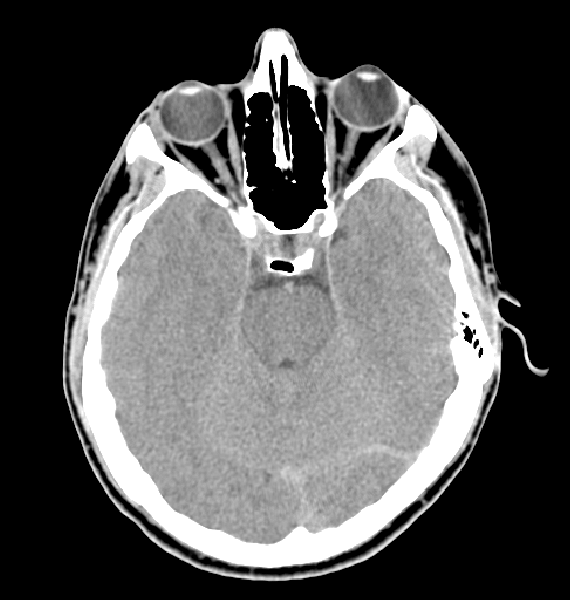
#> input picture Edge Detection/headCT.tif, 570 x 600 px
$ jupyter execute --allow-errors 'Edge Detection.ipynb'
#> lines starting #> are read from the running program, lines starting #| are printed output that depends on the picture; after the words box and inside, x2 and y2 are one past the last pixel; in counts of white or black regions, pixels touching at a corner belong together
# <span style='background:black'><span style='color:Cyan'> <span style='font-family:"Times New Roman"'>Edge Detection

# <span style='font-family:"Times New Roman"'> Loading Required Modules:

[cell 1]
from sklearn.preprocessing import Binarizer
import matplotlib.image as mpimg
import matplotlib.pyplot as plt
import scipy.ndimage as ndimage
from skimage import feature
import numpy as np

#  <span style='font-family:"Times New Roman"'> Reading Image:

[cell 2]
A = mpimg.imread('headCT.tif')
#> A is the input picture: shape (600, 570); min 0, max 255, mean 84.7
A = A/255    #Scaling to [0,1]

[cell 3]
fig = plt.figure(figsize=(8, 8))
img=plt.imshow(A,cmap='gray')
plt.axis('off')
plt.colorbar()
plt.title('Original Image (Scaled)', fontsize = 16)
plt.show()
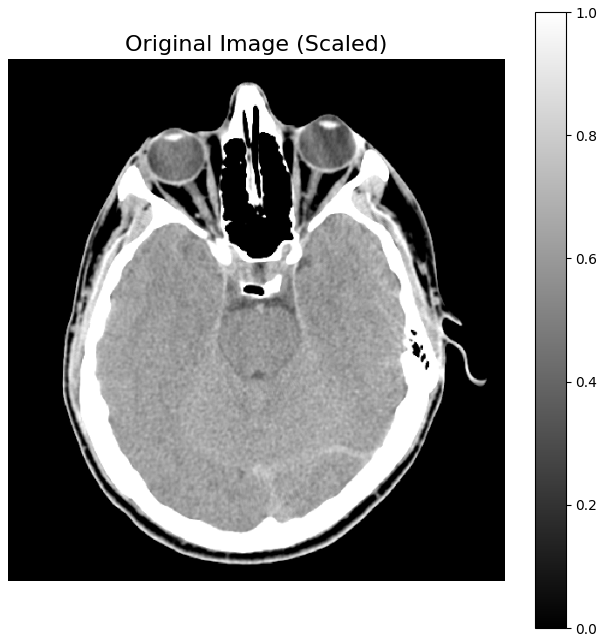
#> figure drawn by matplotlib, 2 panels

# <span style='font-family:"Times New Roman"'> Smoothing Image:

[cell 4]
h_ave = np.ones((5,5)) / 25
A_smoothed = ndimage.convolve(A, h_ave)
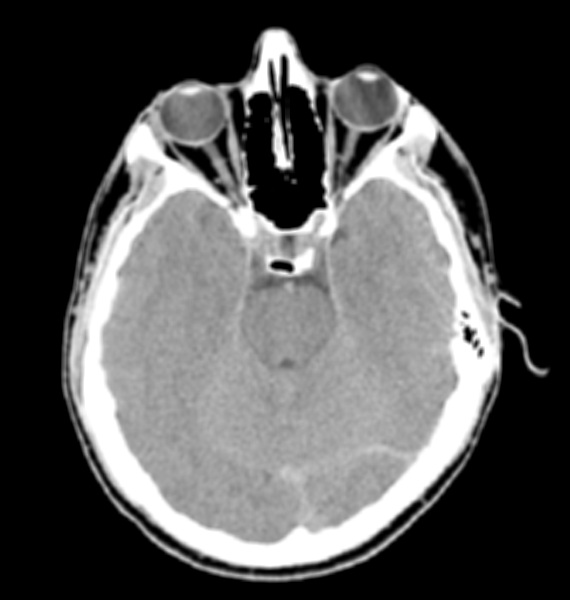
#> A_smoothed: shape (600, 570) float64; min 0, max 1, mean 0.332

[cell 5]
fig = plt.figure(figsize=(8, 8))
img=plt.imshow(A_smoothed,cmap='gray')
plt.axis('off')
plt.title('A_smoothed', fontsize = 16)
plt.show()

#  <span style='font-family:"Times New Roman"'> Smoothing with Sobel Masks :

[cell 6]
sobel_horiz = np.array([[-1, -2, -1],[0, 0, 0],[1, 2, 1]])
sobel_vert = np.array([[-1, 0, 1],[-2, 0, 2],[-1, 0, 1]])

[cell 7]
gx = ndimage.convolve(A_smoothed, sobel_horiz)
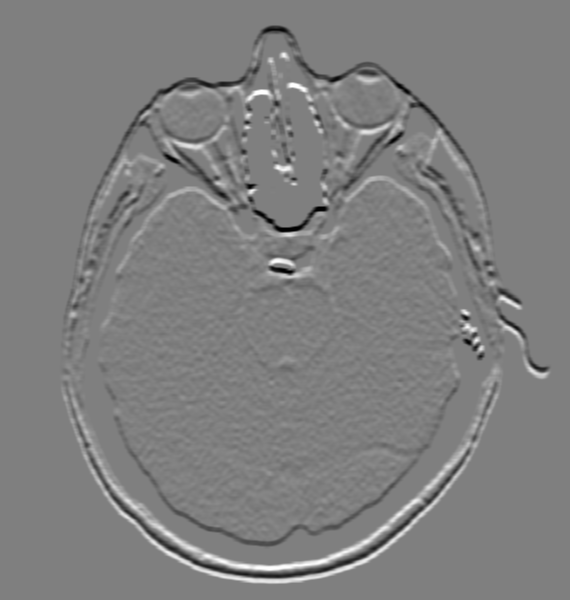
#> gx: shape (600, 570) float64; min -1.6, max 1.6, mean 1.2e-17; drawn with min black and max white
gy = ndimage.convolve(A_smoothed, sobel_vert)
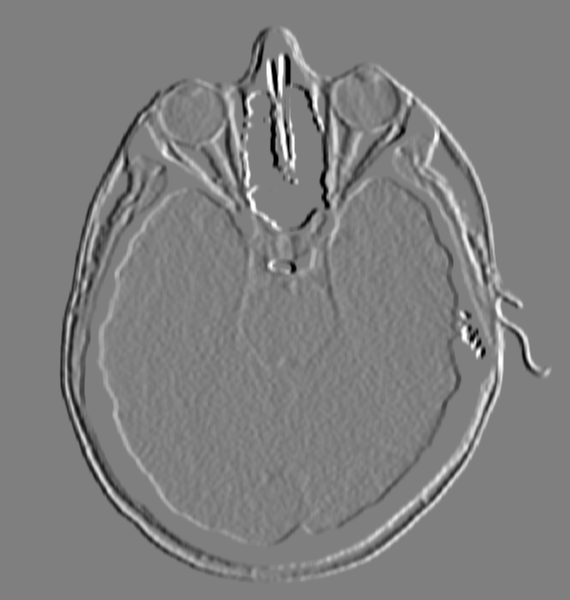
#> gy: shape (600, 570) float64; min -1.6, max 1.6, mean 6.28e-20; drawn with min black and max white
g = np.abs(gx) + np.abs(gy)
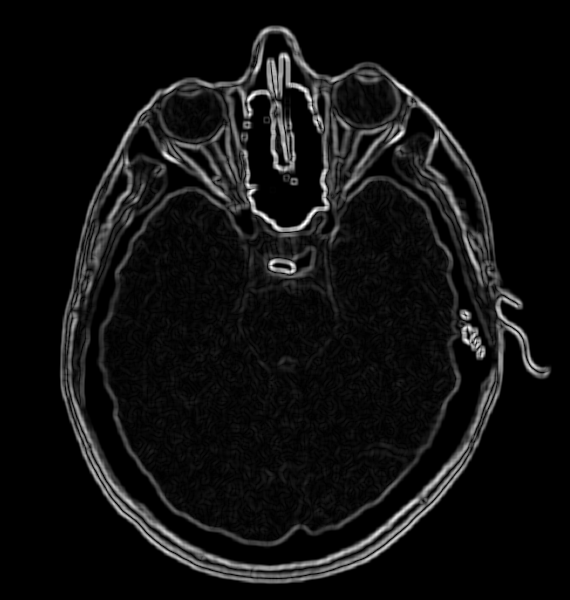
#> g: shape (600, 570) float64; min 0, max 2.72, mean 0.174; drawn with min black and max white

[cell 8]
fig = plt.figure(figsize=(8, 8))
img=plt.imshow(g,cmap='gray')
plt.axis('off')
plt.title('g', fontsize = 16)
plt.show()

# <span style='font-family:"Times New Roman"'>  Thresholding `g` at 15% of its maximum value:

#> (a cell that did not finish here is left out)

[cell 10]
fig = plt.figure(figsize=(8, 8))
#> (the rest of this cell did not finish here and is left out)

#  <span style='font-family:"Times New Roman"'> Detecting edges with Canny algorithm

[cell 11]
A_canny_default=feature.canny(A)
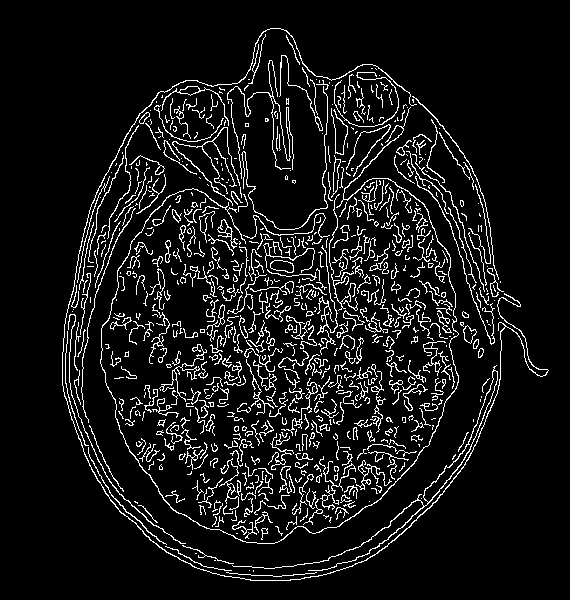
#> A_canny_default: shape (600, 570) bool; 8.4% white in thin lines or dots, all inside (x1, y1, x2, y2) = (62, 28, 549, 581)

[cell 12]
fig = plt.figure(figsize=(8, 8))
img=plt.imshow(A_canny_default,cmap='gray')
plt.axis('off')
plt.title('A_canny_default', fontsize = 16)
plt.show()

<span style='font-family:"Times New Roman"'>`A_canny_default` does not match the results in Figure 10.26(d). The reason lies within default parameters of canny. Lower bound for hysteresis thresholding (linking edges) is set to `10%` and Upper bound for hysteresis thresholding is set to `20%`. Also, the sigma value is `1` in default canny. These values are different from used values in book.

# <span style='font-family:"Times New Roman"'>Detecting edges with modifying Canny algorithm features:

[cell 13]
A_canny=feature.canny(A,2,0.05,0.15)
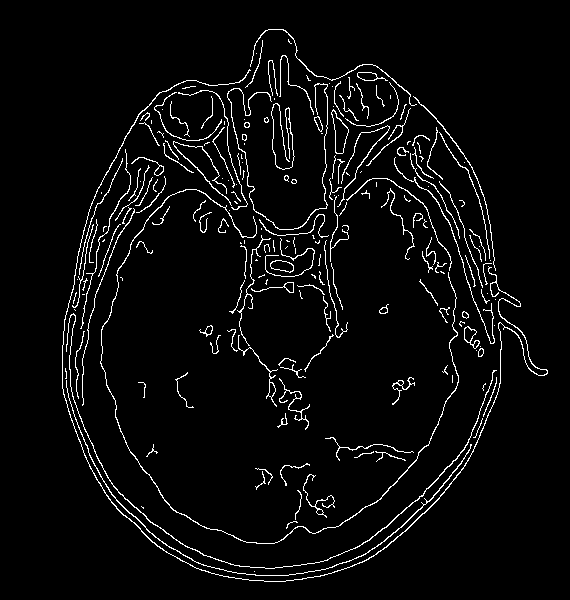
#> A_canny: shape (600, 570) bool; 4.2% white in thin lines or dots, all inside (x1, y1, x2, y2) = (62, 29, 548, 582)

[cell 14]
fig = plt.figure(figsize=(8, 8))
img=plt.imshow(A_canny,cmap='gray')
plt.axis('off')
plt.title('A_canny (sigma = 2)', fontsize = 16)
plt.show()

[cell 15]
A_canny=feature.canny(A,3,0.05,0.15)
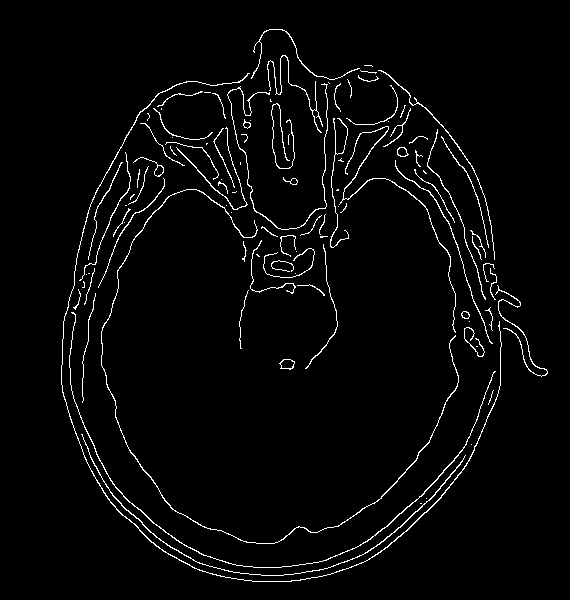
#> A_canny: shape (600, 570) bool; 3% white in thin lines or dots, all inside (x1, y1, x2, y2) = (61, 29, 548, 582)
